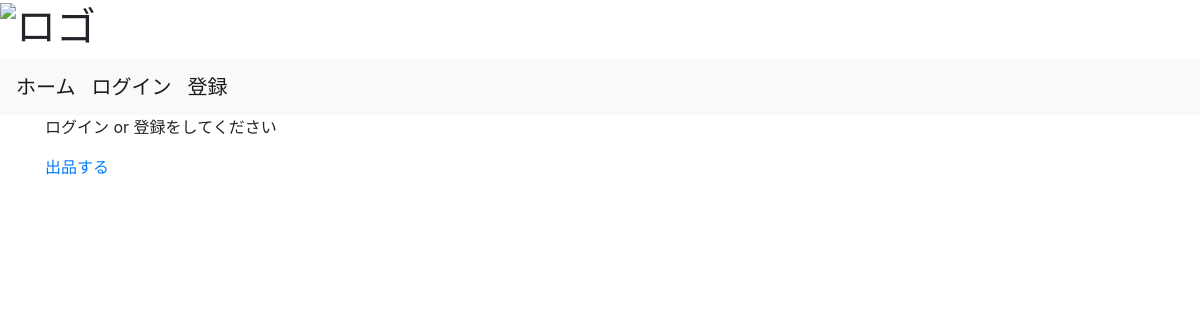
Before: / with the older database file.
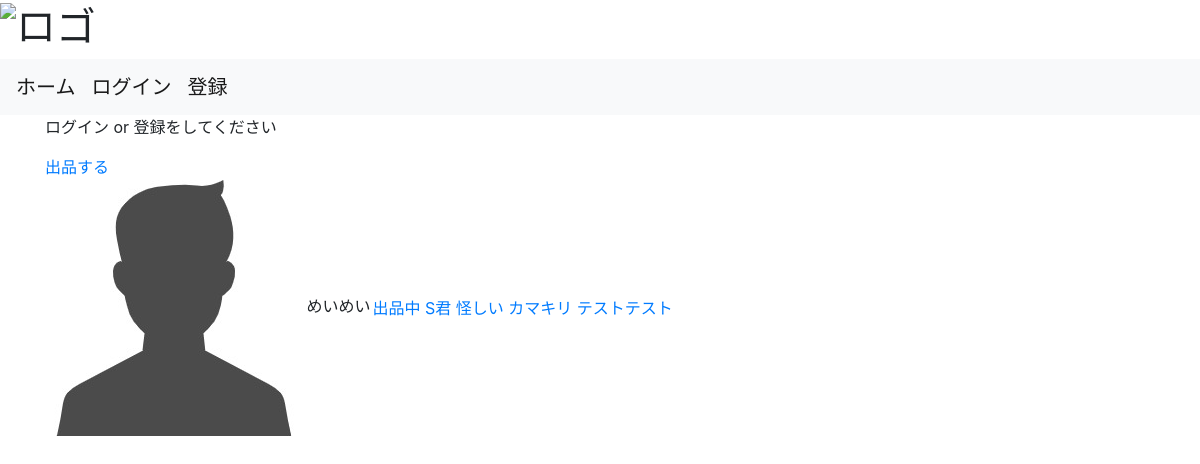
After: the same page with the newer database file.
### flmapp/models/trade.py (models this page shows, shortened)
class Sell(db.Model):
    __tablename__ = 'Sell'
    __table_args__ = (CheckConstraint('update_at >= create_at'),)
    Sell_id = db.Column(db.Integer, primary_key=True)
    User_id = db.Column(db.Integer, db.ForeignKey('User.User_id'), nullable=False)
    sell_title = db.Column(db.String(255), nullable=False)
    key1 = db.Column(db.String(255), nullable=False)
    key2 = db.Column(db.String(255), nullable=False)
    key3 = db.Column(db.String(255), nullable=False)
    sell_comment = db.Column(db.Text, nullable=False)
    price = db.Column(db.Integer, nullable=False)
    item_picture_path = db.Column(db.Text, default='default.png', nullable=False)
    genre = db.Column(EnumType(enum_class=Genre), nullable=False)
    item_state = db.Column(EnumType(enum_class=Item_state), nullable=False)
    postage = db.Column(EnumType(enum_class=Postage), nullable=False)
    send_way = db.Column(EnumType(enum_class=Send_way), nullable=False)
    consignor = db.Column(db.String(64), nullable=False)
    schedule = db.Column(EnumType(enum_class=Schedule), nullable=False)
    remarks = db.Column(db.Text)
    deal_status = db.Column(EnumType(enum_class=Deal_status),default=Deal_status(1), nullable=False)
    sell_flg = db.Column(db.Boolean,default=True, nullable=False)
    is_active = db.Column(db.Boolean,default=True, nullable=False)
    has_sent = db.Column(db.Boolean,default=False, nullable=False)
    has_got = db.Column(db.Boolean,default=False, nullable=False)
    create_at = db.Column(db.DateTime,default=datetime.now, nullable=False)
    update_at = db.Column(db.DateTime,default=datetime.now, nullable=False)
    user = db.relationship('User', backref='sell', lazy='joined', uselist=False)

### flmapp/models/user.py (models this page shows, shortened)
class User(UserMixin, db.Model):
    __tablename__ = 'User'
    __table_args__ = (CheckConstraint('update_at >= create_at'),)
    User_id = db.Column(db.Integer, primary_key=True)
    user_cord = db.Column(db.String(64), unique=True, index=True, nullable=False, default='あとで消します')
    username = db.Column(db.String(64), index=True, nullable=False, default='あとで消します')
    email = db.Column(db.String(64), unique=True, index=True, nullable=False)
    password_hash = db.Column(db.String(128), nullable=False, default='あとで消します')
    picture_path = db.Column(db.Text, default='default.jpeg', nullable=False)
    prof_comment = db.Column(db.Text)
    default_ShippingAddress_id = db.Column(db.Integer, db.ForeignKey('ShippingAddress.ShippingAddress_id'))
    default_pay_way = db.Column(db.Integer, default=1, nullable=False)
    default_Credit_id = db.Column(db.Integer, db.ForeignKey('Credit.Credit_id'))
    is_active = db.Column(db.Boolean, default=True, nullable=True)
    create_at = db.Column(db.DateTime, default=datetime.now, nullable=False)
    update_at = db.Column(db.DateTime, default=datetime.now, nullable=False)

### flmapp/views/route.py (the view)
@bp.route('/')
def home():
    items = Sell.query.all()
    return render_template('home.html', items=items)

### flmapp/models/enum_conf.py (called while the page is built)
    def process_result_value(self, value, dialect):
        if value is not None:
            if not isinstance(value, int):
                raise TypeError("value should have int type")
            return self.enum_class(value)

### flmapp/templates/home.html (shortened to what this page needs)
{% extends "base.html" %}
{% block content %}
<div>
    {% if current_user.is_authenticated %}
        <p>ようこそ{{ current_user.username }}さん</p>
    {% else %}
        <p>ログイン or 登録をしてください</p>
    {% endif %}
    <a href="{{url_for('sell.sell')}}">出品する</a>
    <table>
        {% for item in items %}
        <tr>
            <td>
                {% if item.user.picture_path %}
                    <img src="{{url_for('static', filename='user_image/' + item.user.picture_path)}}">
                {% endif %}
                {{ item.user.username }}
            </td>
            <td><a href="{{url_for('item.itemdata', item_id=item.Sell_id)}}">
                {{ item.deal_status.name }}
                {{ item.key1 }}
                {{ item.key2 }}
                {{ item.key3 }}
                {{ item.sell_comment }}
            </a></td>
        </tr>
        {% endfor %}
    </table>
</div>
{% endblock %}

### flmapp/templates/base.html (shortened to what this page needs)
<!DOCTYPE html>
<html lang="ja">
    <head>
        <link rel="stylesheet" href="https://stackpath.bootstrapcdn.com/bootstrap/4.5.0/css/bootstrap.min.css">
    </head>
    <body>
        <header>
            <h1 class="headerLogo"><img src="images/logo.png" alt="ロゴ"></h1>
        </header>
        <nav class="navbar navbar-expand-lg navbar-light bg-light">
            <a class="navbar-brand" href="{{url_for('route.home')}}">
                ホーム
            </a>
            {% if current_user.is_authenticated %}
            <a class="navbar-brand" href="{{url_for('auth.logout')}}">
                ログアウト
            </a>
            <a class="navbar-brand" href="{{url_for('mypage.mypagetop')}}">
                マイページ
            </a>
            {% else %}
            <a class="navbar-brand" href="{{url_for('auth.login')}}">
                ログイン
            </a>
            <a class="navbar-brand" href="{{url_for('auth.register')}}">
                登録
            </a>
            {% endif %}
        </nav>
        <div class="container">
            {% block content %}
            {% endblock %}
        </div>
    </body>
</html>

Changed rows visible on the page:
added Sell: picture_path (placeholder picture), user.username "めいめい", deal_status.name "出品中", key1 "S君", key2 "怪しい", key3 "カマキリ", sell_comment "テストテスト"
